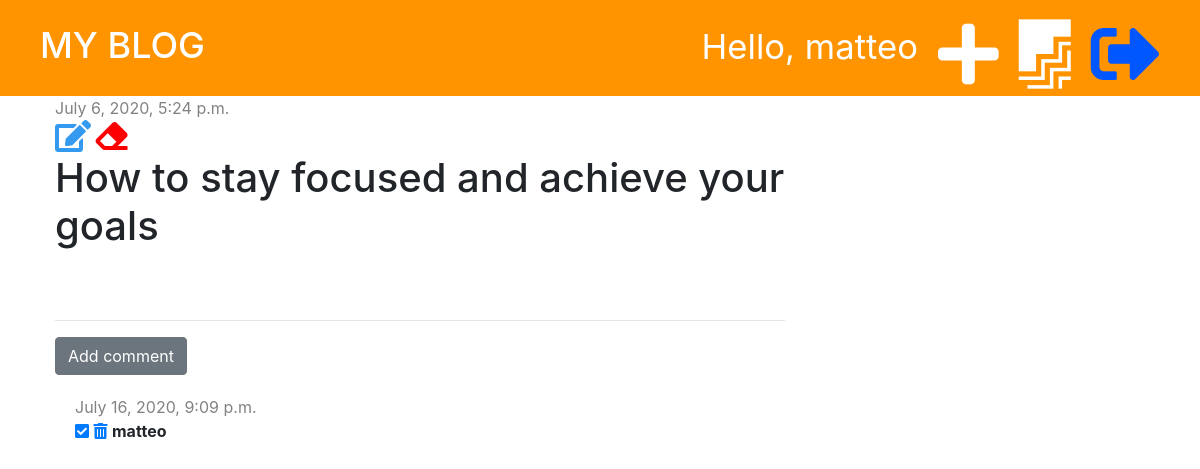
Screenshot of /post/3/ (signed in) with the database file from the repository.
### blog/models.py (models this page shows, shortened)
class Post(models.Model):
    author = models.ForeignKey('auth.User', on_delete= models.CASCADE)
    title =  models.CharField(max_length = 200)
    text = models. TextField(  )
    created_date = models.DateTimeField(default= timezone.now)
    published_date = models.DateTimeField(blank = True, null=True)

class Comment(models.Model):
    post = models.ForeignKey('blog.Post', on_delete=models.CASCADE, related_name='comments')
    author = models.CharField(max_length=200)
    text = models.TextField()
    created_date = models.DateTimeField(default= timezone.now)
    approved= models.BooleanField(default=False)

### blog/views.py (the view)
# urls.py: path('post/<int:pk>/', views.post_detail, name='post_detail'),
def post_detail(request, pk):
    post = get_object_or_404(Post, pk=pk)
    stuff_for_frontend = {'post': post}
    return render(request, 'blog/post_detail.html', stuff_for_frontend)

### blog/templatetags/markdownify.py (called while the page is built)
@register.filter
def markdown(value):
    renderer = HighlightRenderer()
    markdown = mistune.Markdown(renderer=renderer)
    return markdown(value)

### blog/templates/blog/post_detail.html (shortened to what this page needs)
{% extends 'blog/base.html' %}
{% load markdownify %}
{% block content %}
    <div class="post">
        {% if post.published_date %}
        <div class="date">
            {{post.published_date}}
        </div>
        {% else %}
            <a href="{% url 'post_publish' pk=post.pk %}" class="btn btn-primary">Publish</a>
        {% endif %}
        {% if user.is_authenticated %}
            <a href="{% url 'post_edit' pk=post.pk %}"><i class="fas fa-edit fa-2x" style="color: #339af0;"></i></a>
            <a href="{% url 'post_delete' pk=post.pk %}"><i class="fas fa-eraser fa-2x" style="color: red;"
                onclick="return confirm('Are you sure you want to delete this post?')"></i></a>
        {% endif %}
        <h1>{{post.title}}</h1>
    </div>
    <hr>
    <a href="{% url 'add_comment_to_post' pk=post.pk %}" class="btn btn-secondary" >Add comment</a>
    {% for comment in post.comments.all %}
        {% if user.is_authenticated or comment.approved %}
            <div class="comment">
                <div class="date">
                    {{comment.created_date}}
                </div>
                {% if not comment.approved and user.is_superuser %}
                    <a href="{% url 'comment_approve' pk=comment.pk %}"><i class="fas fa-check-square"></i></a>
                    <a href="{% url 'comment_remove' pk=comment.pk %}" ><i class="fas fa-trash-alt"></i></a>
                {% endif %}
                    <strong>{{comment.author}}</strong>
            </div>
        {% endif %}
        {% empty %}
            <p>No comments yet...</p>
    {% endfor %}
{% endblock %}

### blog/templates/blog/base.html (shortened to what this page needs)
{% load static %}
<!DOCTYPE html>
<html lang="en">
<head>
    <link rel="stylesheet" href="https://stackpath.bootstrapcdn.com/bootstrap/4.5.0/css/bootstrap.min.css">
    <link rel="stylesheet" href="{% static 'blog/styles.css' %}">
    <link rel="stylesheet" href="{% static 'blog/zenburn.css' %}">
    <link rel="stylesheet" href="https://use.fontawesome.com/releases/v5.13.1/css/all.css">
</head>
<body>
    <div class="page-header">
        {% if user.is_authenticated %}
            <a href="{% url 'logout' %}" class="top-menu"><i class="fas fa-sign-out-alt fa-2x"></i></a>
            <a href="{% url 'post_draft_list' %}" class="top-menu"><i class="fab fa-firstdraft fa-2x"></i></a>
            <a href="{% url 'post_new' %}" class="top-menu"><i class="fas fa-plus fa-2x""></i></a>
            <p class="top-menu">Hello, {{user.username}}</p>
        {% else %}
            <a href="{% url 'login' %}" class="top-menu"><i class="fas fa-sign-in-alt fa-2x"></i></a>
        {% endif %}
        <h1><a href="{% url 'post_list' %}">MY BLOG</a> </h1>
    </div>
    <div class="content container">
        <div class="row">
            <div class="col-md-8">
                {% block content %}
                {% endblock %}
            </div>
        </div>
    </div>
</body>
</html>

### blog/static/blog/styles.css (style rules this page uses)
.page-header { background-color: #ff9400; margin-top: 0; padding: 20px 20px 20px 40px; }
.page-header h1 a { color: #fff; font-size: 36px; text-decoration: none; }
.content { margin-left: 40px; }
.date { color: #828282; }
.post { margin-bottom: 70px; }
.top-menu { color: #ffffff; float: right; font-size: 26pt; margin-right: 20px; }
.fa-sign-out-alt { color: #0056ff; }
.comment { margin: 20px 0px 20px 20px }

### rows the page displays
Post: published_date "July 6, 2020, 5:24 p.m.", title "How to stay focused and achieve your goals"
Comment: created_date "July 16, 2020, 9:09 p.m.", approved False (drawn), author "matteo"

### other values shown
{{ user.username }} "matteo"
